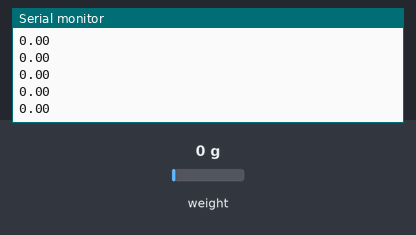
Simulated run of this sketch. Board: Arduino Uno, built with avr-gcc and run on an emulated ATmega328P. Shown: the last lines printed to the serial monitor. The inputs (shaded band) are chosen by the test bench; at power-on: weight on the scale 0 g.

Above: at 1.2 s.
1.3 s: weight on the scale set to 100 g
At 1.32 s:
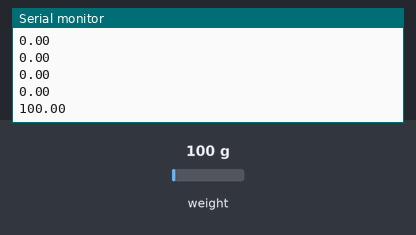
2.8 s: weight on the scale set to 1250 g
At 2.87 s:
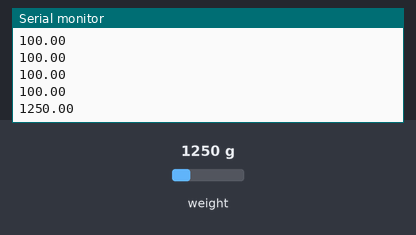
Timing chart, 0 to 5.8 s (numbered marks = the images above; inputs shaded):
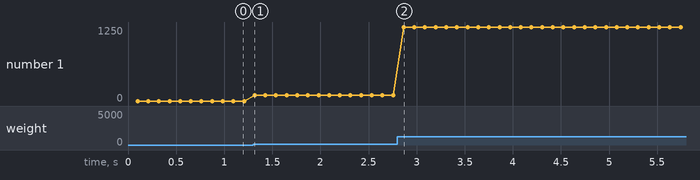

The sketch:

collectData.ino
```cpp
#include "src/HX711.h"

// HX711 circuit wiring
const int LOADCELL_DOUT_PIN = 5;  // 디지털핀 5번
const int LOADCELL_SCK_PIN = 4;   // 디지털핀 4번
const int Green = 12;
const int Red = 11;

HX711 scale;
float calibration_factor = -50;
float Weight;
float zero = 0;

void setup() {
  Serial.begin(115200);
  scale.begin(LOADCELL_DOUT_PIN, LOADCELL_SCK_PIN);
}

void loop() {
  scale.set_scale(calibration_factor);
  Weight=scale.get_units()-zero;
  Serial.println(Weight);
  delay(10); //10ms 0.01초에 한번씩 측정.
}
```

Measured:
- after the input at 1.3 s, the serial monitor: prints a new line at once (image 1)
- after the input at 2.8 s, the serial monitor: prints a new line after 0.07 s (image 2)
- plotted number 1: 0 → 100 after the input at 1.3 s, 100 → 1250 after the input at 2.8 s
